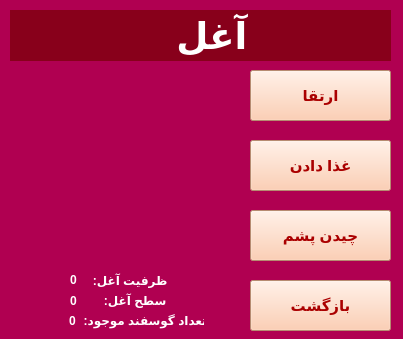
<?xml version="1.0" encoding="UTF-8"?>
<ui version="4.0">
 <class>SheepHome</class>
 <widget class="QMainWindow" name="SheepHome">
  <property name="geometry">
   <rect>
    <x>0</x>
    <y>0</y>
    <width>403</width>
    <height>339</height>
   </rect>
  </property>
  <property name="windowTitle">
   <string>آغل</string>
  </property>
  <property name="windowIcon">
   <iconset resource="resource.qrc">
    <normaloff>:/new/prefix1/Icons/WindowIcon.jpg</normaloff>:/new/prefix1/Icons/WindowIcon.jpg</iconset>
  </property>
  <property name="styleSheet">
   <string notr="true">background-color: rgb(176, 0, 81);</string>
  </property>
  <widget class="QWidget" name="centralwidget">
   <widget class="QPushButton" name="feeding_btn">
    <property name="geometry">
     <rect>
      <x>250</x>
      <y>140</y>
      <width>141</width>
      <height>51</height>
     </rect>
    </property>
    <property name="font">
     <font>
      <pointsize>11</pointsize>
      <weight>75</weight>
      <bold>true</bold>
     </font>
    </property>
    <property name="cursor">
     <cursorShape>PointingHandCursor</cursorShape>
    </property>
    <property name="styleSheet">
     <string notr="true">background-color: rgb(255, 194, 158);
color: rgb(170, 0, 0);</string>
    </property>
    <property name="text">
     <string>غذا دادن</string>
    </property>
   </widget>
   <widget class="QPushButton" name="collect_btn">
    <property name="geometry">
     <rect>
      <x>250</x>
      <y>210</y>
      <width>141</width>
      <height>51</height>
     </rect>
    </property>
    <property name="font">
     <font>
      <pointsize>11</pointsize>
      <weight>75</weight>
      <bold>true</bold>
     </font>
    </property>
    <property name="cursor">
     <cursorShape>PointingHandCursor</cursorShape>
    </property>
    <property name="styleSheet">
     <string notr="true">background-color: rgb(255, 194, 158);
color: rgb(170, 0, 0);</string>
    </property>
    <property name="text">
     <string>چیدن پشم</string>
    </property>
   </widget>
   <widget class="QPushButton" name="back_btn">
    <property name="geometry">
     <rect>
      <x>250</x>
      <y>280</y>
      <width>141</width>
      <height>51</height>
     </rect>
    </property>
    <property name="font">
     <font>
      <pointsize>11</pointsize>
      <weight>75</weight>
      <bold>true</bold>
     </font>
    </property>
    <property name="cursor">
     <cursorShape>PointingHandCursor</cursorShape>
    </property>
    <property name="styleSheet">
     <string notr="true">background-color: rgb(255, 194, 158);
color: rgb(170, 0, 0);</string>
    </property>
    <property name="text">
     <string>بازگشت</string>
    </property>
   </widget>
   <widget class="QPushButton" name="upgrade_btn">
    <property name="geometry">
     <rect>
      <x>250</x>
      <y>70</y>
      <width>141</width>
      <height>51</height>
     </rect>
    </property>
    <property name="font">
     <font>
      <pointsize>11</pointsize>
      <weight>75</weight>
      <bold>true</bold>
     </font>
    </property>
    <property name="cursor">
     <cursorShape>PointingHandCursor</cursorShape>
    </property>
    <property name="styleSheet">
     <string notr="true">background-color: rgb(255, 194, 158);
color: rgb(170, 0, 0);</string>
    </property>
    <property name="text">
     <string>ارتقا</string>
    </property>
   </widget>
   <widget class="QLabel" name="label_5">
    <property name="geometry">
     <rect>
      <x>10</x>
      <y>10</y>
      <width>381</width>
      <height>51</height>
     </rect>
    </property>
    <property name="font">
     <font>
      <pointsize>28</pointsize>
      <weight>75</weight>
      <italic>false</italic>
      <bold>true</bold>
      <underline>false</underline>
      <strikeout>false</strikeout>
      <kerning>true</kerning>
     </font>
    </property>
    <property name="autoFillBackground">
     <bool>false</bool>
    </property>
    <property name="styleSheet">
     <string notr="true">color: rgb(255, 255, 255);
background-color: rgb(136, 0, 27);</string>
    </property>
    <property name="text">
     <string>              آغل</string>
    </property>
   </widget>
   <widget class="QLabel" name="label">
    <property name="geometry">
     <rect>
      <x>10</x>
      <y>70</y>
      <width>211</width>
      <height>191</height>
     </rect>
    </property>
    <property name="text">
     <string/>
    </property>
    <property name="pixmap">
     <pixmap resource="resource.qrc">:/new/prefix1/Icons/Sheep.jpg</pixmap>
    </property>
    <property name="scaledContents">
     <bool>true</bool>
    </property>
   </widget>
   <widget class="QLabel" name="stockanimal_lbl">
    <property name="geometry">
     <rect>
      <x>69</x>
      <y>310</y>
      <width>20</width>
      <height>21</height>
     </rect>
    </property>
    <property name="font">
     <font>
      <weight>75</weight>
      <bold>true</bold>
     </font>
    </property>
    <property name="styleSheet">
     <string notr="true">color: rgb(255, 255, 255);</string>
    </property>
    <property name="text">
     <string>0</string>
    </property>
   </widget>
   <widget class="QLabel" name="label_4">
    <property name="geometry">
     <rect>
      <x>83</x>
      <y>310</y>
      <width>121</width>
      <height>20</height>
     </rect>
    </property>
    <property name="font">
     <font>
      <weight>75</weight>
      <bold>true</bold>
     </font>
    </property>
    <property name="styleSheet">
     <string notr="true">color: rgb(255, 255, 255);</string>
    </property>
    <property name="text">
     <string>تعداد گوسفند موجود: </string>
    </property>
    <property name="alignment">
     <set>Qt::AlignCenter</set>
    </property>
   </widget>
   <widget class="QLabel" name="label_3">
    <property name="geometry">
     <rect>
      <x>83</x>
      <y>290</y>
      <width>101</width>
      <height>20</height>
     </rect>
    </property>
    <property name="font">
     <font>
      <weight>75</weight>
      <bold>true</bold>
     </font>
    </property>
    <property name="styleSheet">
     <string notr="true">color: rgb(255, 255, 255);</string>
    </property>
    <property name="text">
     <string>سطح آغل: </string>
    </property>
    <property name="alignment">
     <set>Qt::AlignCenter</set>
    </property>
   </widget>
   <widget class="QLabel" name="label_2">
    <property name="geometry">
     <rect>
      <x>83</x>
      <y>270</y>
      <width>91</width>
      <height>20</height>
     </rect>
    </property>
    <property name="font">
     <font>
      <weight>75</weight>
      <bold>true</bold>
     </font>
    </property>
    <property name="styleSheet">
     <string notr="true">color: rgb(255, 255, 255);</string>
    </property>
    <property name="text">
     <string>ظرفیت آغل: </string>
    </property>
    <property name="alignment">
     <set>Qt::AlignCenter</set>
    </property>
   </widget>
   <widget class="QLabel" name="capacity_lbl">
    <property name="geometry">
     <rect>
      <x>70</x>
      <y>270</y>
      <width>16</width>
      <height>20</height>
     </rect>
    </property>
    <property name="font">
     <font>
      <weight>75</weight>
      <bold>true</bold>
     </font>
    </property>
    <property name="styleSheet">
     <string notr="true">color: rgb(255, 255, 255);</string>
    </property>
    <property name="text">
     <string>0</string>
    </property>
   </widget>
   <widget class="QLabel" name="level_lbl">
    <property name="geometry">
     <rect>
      <x>70</x>
      <y>290</y>
      <width>16</width>
      <height>21</height>
     </rect>
    </property>
    <property name="font">
     <font>
      <weight>75</weight>
      <bold>true</bold>
     </font>
    </property>
    <property name="styleSheet">
     <string notr="true">color: rgb(255, 255, 255);</string>
    </property>
    <property name="text">
     <string>0</string>
    </property>
   </widget>
  </widget>
 </widget>
 <resources>
  <include location="resource.qrc"/>
 </resources>
 <connections/>
</ui>
